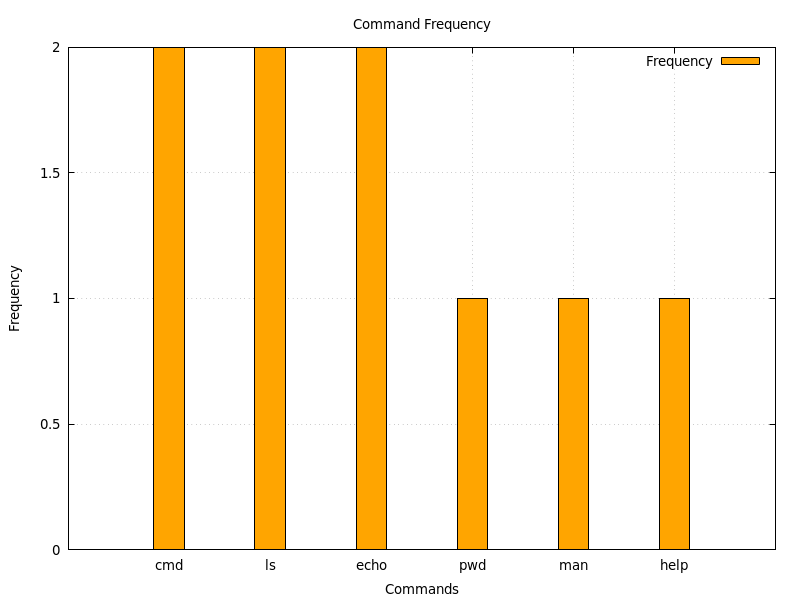

Generate this figure with gnuplot:
LOG_FILE="$1"
if [ ! -f "$LOG_FILE" ]; then
    echo "Log file $LOG_FILE not found!"
    exit 1
fi

# Find unique commands in the log file
commands=$(grep -oP '(?<=Command: ).*?(?=,)' "$LOG_FILE" | uniq)

> data.txt # create text file for data to be plotted

for cmd in $commands; do
    # Count the particular command using grep -c
    count=$(grep -c "Command: $cmd," "$LOG_FILE") 
    echo "$cmd $count" >> data.txt
done

GNUPLOT_SCRIPT="plot_commands.gp"
cat <<EOF > $GNUPLOT_SCRIPT
set terminal pngcairo size 800,600 enhanced font 'Verdana,10'
set output 'command_freq.png'
set title 'Command Frequency'
set xlabel 'Commands'
set ylabel 'Frequency'
set grid
set yrange [0:*]
set style data histograms
set style fill solid 1.0 border -1
set boxwidth 0.9
plot 'data.txt' using 2:xtic(1) title 'Frequency' lt rgb "orange"
EOF

gnuplot $GNUPLOT_SCRIPT

echo "Command frequency plot generated as 'command_freq.png'."
